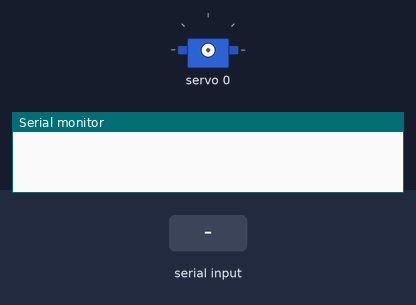
Recording of a sketch running on a simulated Arduino Uno, built with avr-gcc and run on an emulated ATmega328P. Parts: servo, the last lines printed to the serial monitor. Inputs (shaded band) come from the test bench.

Above: at 1.2 s.
1.3 s: "90,45\n" received over Serial
At 2.3 s:
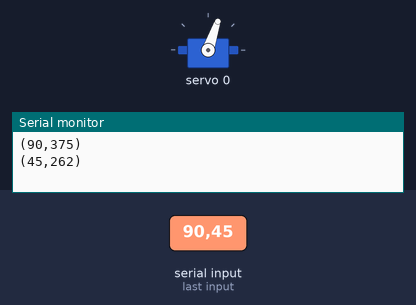
2.8 s: "30,150\n" received over Serial
At 3.4 s:
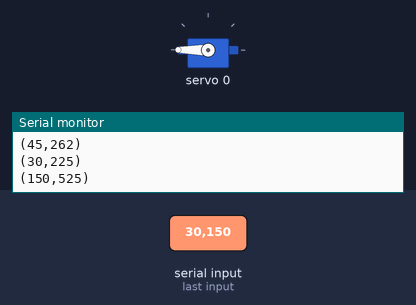
4.3 s: "5\n" received over Serial
At 5.3 s:
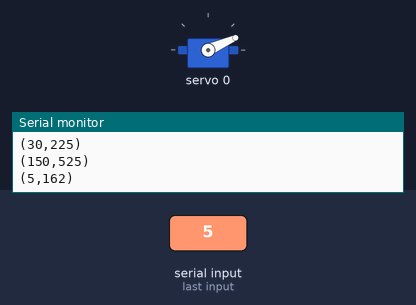
5.8 s: "90\n" received over Serial
At 6.5 s:
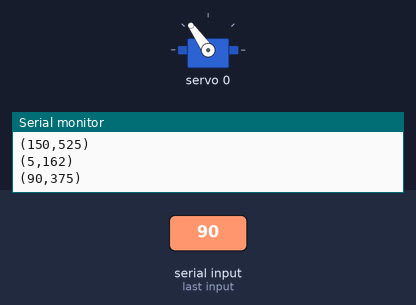
Timing chart, 0 to 8.3 s (numbered marks = the images above; inputs shaded):
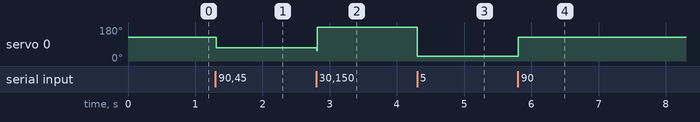

The sketch:

Servo.ino
```cpp
#include <Wire.h>
#include <Adafruit_PWMServoDriver.h>

Adafruit_PWMServoDriver pwm=Adafruit_PWMServoDriver();

void setup() {
  Serial.begin(9600);
  pwm.begin();
  pwm.setOscillatorFrequency(27000000);
  pwm.setPWMFreq(50); //오작동 한다면 50Hz에서 조금씩 바꿔보기
   delay(10);
}

void loop() {
  int a = Serial.parseInt(); //시리얼 통신으로 값을 받아옴

  if (Serial.available()) {

    int ra = constrain(map(a, 0, 180, 150, 600), 150, 600); //받은 값의 범위 0~180을 펄스길이150~600으로 매핑해주고, ra의 최소,최대를 150,600을 넘지 않게 해준다.

    pwm.setPWM(0,0,ra); //pca9685모듈의 0번 포트에 연결된 서보를 ra만큼 회전

    Serial.print('(');
    Serial.print(a);
    Serial.print(',');
    Serial.print(ra);
    Serial.println(')');
    delay(10);
  }
}
```

Measured:
- after the input at 1.3 s, servo 0: 125° → 71° at once
- after the input at 2.8 s, servo 0: 71° → 180° at once
- after the input at 4.3 s, servo 0: 180° → 24° at once
- after the input at 5.8 s, servo 0: 24° → 125° at once
